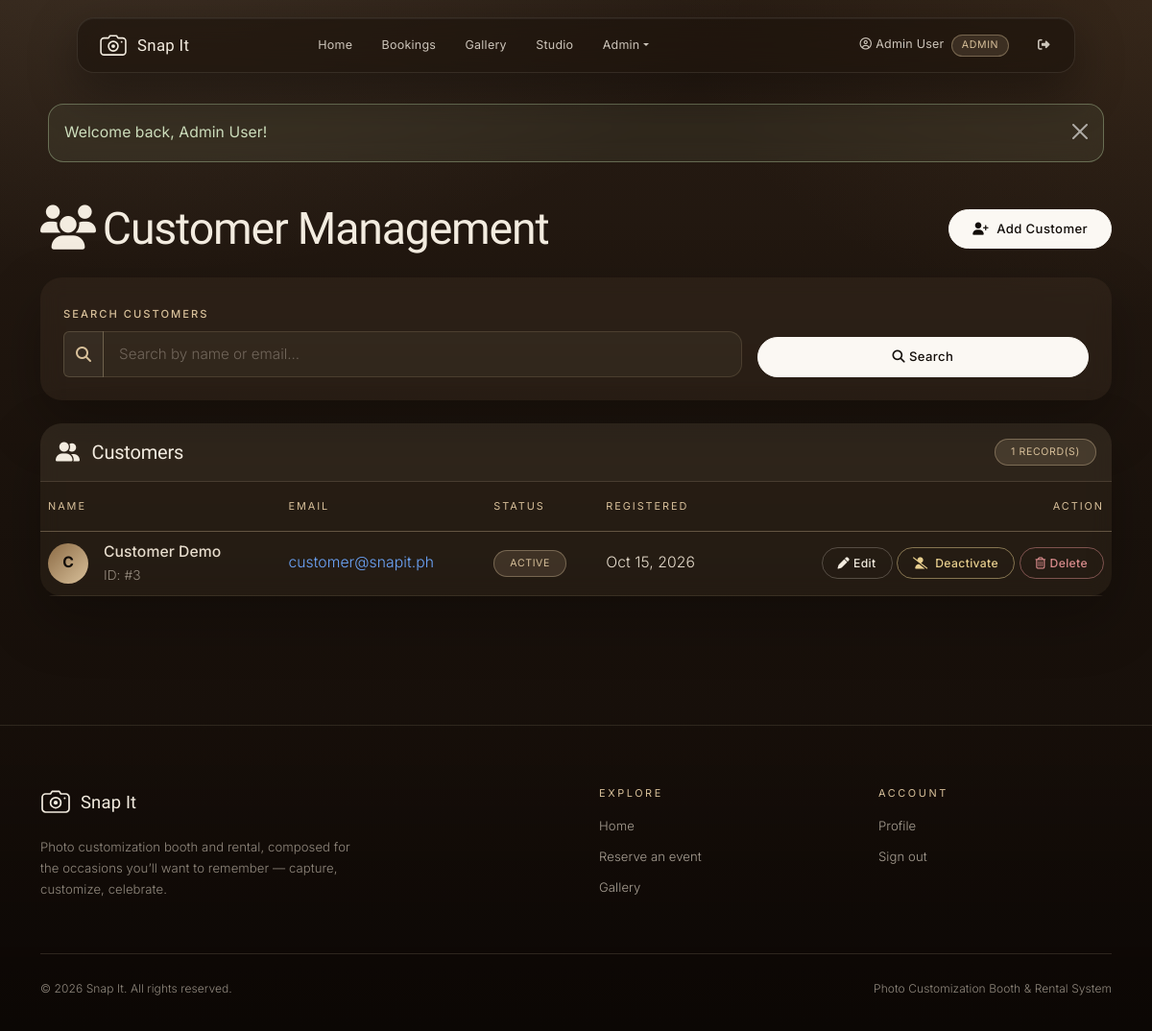
The page /admin/customers.php (signed in) on the database its author committed.
### tables this page shows
CREATE TABLE IF NOT EXISTS users (
    user_id INT PRIMARY KEY AUTO_INCREMENT,
    name VARCHAR(150) NOT NULL,
    email VARCHAR(150) NOT NULL UNIQUE,
    password VARCHAR(255) NOT NULL,
    role ENUM('customer','staff','admin') NOT NULL DEFAULT 'customer',
    status ENUM('active','inactive') NOT NULL DEFAULT 'active',
    avatar VARCHAR(255) NULL,
    created_at DATETIME NOT NULL DEFAULT CURRENT_TIMESTAMP
);

### includes/functions.php (called while the page is built, shortened)
<?php
function e($str) {
    return htmlspecialchars((string)$str, ENT_QUOTES, 'UTF-8');
}
function status_badge_class($status) {
    $map = [
        'pending' => 'bg-warning text-dark',
        'confirmed' => 'bg-info text-dark',
        'paid' => 'bg-success',
        'completed' => 'bg-secondary',
        'cancelled' => 'bg-danger',
        'active' => 'bg-primary',
        'inactive' => 'bg-secondary',
        'printed' => 'bg-success',
        'error' => 'bg-danger',
    ];
    return $map[strtolower($status)] ?? 'bg-secondary';
}
function format_date($dateStr, $withTime = false) {
    $ts = strtotime($dateStr);
    return date('M j, Y', $ts);
}
function site_base() {
    static $base = null;
    if ($base !== null) return $base;
    $script = str_replace('\\', '/', $_SERVER['SCRIPT_NAME'] ?? '/index.php');
    $root = realpath(dirname(__DIR__));
    $file = !empty($_SERVER['SCRIPT_FILENAME']) ? realpath($_SERVER['SCRIPT_FILENAME']) : false;
    if ($root && $file) {
        $root = str_replace('\\', '/', $root);
        $file = str_replace('\\', '/', $file);
        if (stripos($file, $root . '/') === 0) {
            $depth = substr_count(substr($file, strlen($root) + 1), '/');
            $parts = explode('/', $script);
            $parts = array_slice($parts, 0, max(0, count($parts) - 1 - $depth));
            return $base = rtrim(implode('/', $parts), '/');
        }
    }
    return $base = rtrim(dirname($script), '/');
}
function site_url($path = '') {
    $b = site_base();
    if ($path === '') return $b . '/';
    $path = ltrim($path, '/');
    return $b . '/' . $path;
}
function avatar_url($file) {
    $file = basename((string)$file);
    if ($file === '' || !preg_match('/^[A-Za-z0-9_\-]+\.(jpg|png|webp)$/', $file)) return null;
    return site_url('uploads/avatars/' . $file);
}

### admin/customers.php (the view, shortened to what this page needs)
<?php
require_once __DIR__ . '/../includes/functions.php';
require_once __DIR__ . '/../includes/config.php';
$search = $_GET['search'] ?? '';
$search_term = "%{$search}%";
if (!empty($search)) {
    $stmt = mysqli_prepare($conn, "
        SELECT user_id, name, email, status, avatar, created_at
        FROM users
        WHERE role = 'customer' AND (name LIKE ? OR email LIKE ?)
        ORDER BY created_at DESC
    ");
    mysqli_stmt_bind_param($stmt, 'ss', $search_term, $search_term);
} else {
    $stmt = mysqli_prepare($conn, "
        SELECT user_id, name, email, status, avatar, created_at
        FROM users
        WHERE role = 'customer'
        ORDER BY created_at DESC
    ");
}
mysqli_stmt_execute($stmt);
$customers = mysqli_stmt_get_result($stmt);
include __DIR__ . '/../includes/header.php';
include __DIR__ . '/../includes/alert.php';
?>
<section class="container py-4">
    <div class="d-flex justify-content-between align-items-center flex-wrap gap-2 mb-4">
        <h1 class="fw-bold mb-0">
            <i class="fa-solid fa-users me-2"></i>Customer Management
        </h1>
        <a href="<?= e(site_url('admin/customer_form.php')) ?>" class="btn btn-snapit fw-semibold">
            <i class="fa-solid fa-user-plus me-2"></i>Add Customer
        </a>
    </div>
    <div class="card border-0 shadow-sm mb-4">
        <div class="card-body p-4">
            <form method="GET" class="row g-3 align-items-end">
                <div class="col-md-8">
                    <label class="form-label fw-semibold">Search Customers</label>
                    <div class="input-group">
                        <span class="input-group-text bg-white">
                            <i class="fa-solid fa-magnifying-glass" style="color:var(--snapit-gold)"></i>
                        </span>
                        <input type="text" name="search" class="form-control"
                            placeholder="Search by name or email..."
                            value="<?= e($search) ?>">
                    </div>
                </div>
                <div class="col-md-4 d-flex gap-2">
                    <button type="submit" class="btn btn-snapit flex-grow-1">
                        <i class="fa-solid fa-search me-1"></i>Search
                    </button>
                </div>
            </form>
        </div>
    </div>
    <div class="card border-0 shadow-sm">
        <div class="card-header bg-white py-3">
            <div class="d-flex justify-content-between align-items-center">
                <h5 class="fw-bold mb-0">
                    <i class="fa-solid fa-user-group me-2"></i>
                    Customers
                </h5>
                <span class="badge badge-snapit px-3 py-2">
                    <?= e(mysqli_num_rows($customers)) ?> record(s)
                </span>
            </div>
        </div>
        <div class="card-body p-0">
            <div class="table-responsive">
                <table class="table table-hover mb-0 align-middle">
                    <thead>
                        <tr>
                            <th>Name</th>
                            <th>Email</th>
                            <th>Status</th>
                            <th>Registered</th>
                            <th class="text-end">Action</th>
                        </tr>
                    </thead>
                    <tbody>
                        <?php if (mysqli_num_rows($customers) > 0): ?>
                            <?php while ($c = mysqli_fetch_assoc($customers)): ?>
                                <tr>
                                    <td>
                                        <div class="d-flex align-items-center">
                                            <?php $av = avatar_url($c['avatar'] ?? null); ?>
                                            <?php if ($av): ?>
                                                <img src="<?= e($av) ?>" alt="" class="me-3" style="width:42px;height:42px;border-radius:50%;object-fit:cover">
                                            <?php else: ?>
                                                <div class="avatar-circle rounded-circle d-flex align-items-center justify-content-center me-3"
                                                     style="width:42px;height:42px;font-weight:700">
                                                    <?= e(strtoupper(substr($c['name'], 0, 1))) ?>
                                                </div>
                                            <?php endif; ?>
                                            <div>
                                                <div class="fw-bold"><?= e($c['name']) ?></div>
                                                <div class="small text-muted">ID: #<?= e((int)$c['user_id']) ?></div>
                                            </div>
                                        </div>
                                    </td>
                                    <td>
                                        <a href="mailto:<?= e($c['email']) ?>" class="text-decoration-none">
                                            <?= e($c['email']) ?>
                                        </a>
                                    </td>
                                    <td>
                                        <span class="badge rounded-pill px-3 py-2 <?= e(status_badge_class($c['status'])) ?>">
                                            <?= e(ucfirst($c['status'])) ?>
                                        </span>
                                    </td>
                                    <td><?= e(format_date($c['created_at'])) ?></td>
                                    <td class="text-end">
                                        <a href="<?= e(site_url('admin/customer_form.php?id=' . (int)$c['user_id'])) ?>" class="btn btn-sm btn-outline-light">
                                            <i class="fa-solid fa-pen me-1"></i>Edit
                                        </a>
                                        <form method="POST" class="d-inline"
                                              onsubmit="return confirm('Toggle customer status?');">
                                            <button type="submit"
                                                class="btn btn-sm <?= $c['status'] === 'active' ? 'btn-outline-warning' : 'btn-outline-success' ?>">
                                                <i class="fa-solid <?= $c['status'] === 'active' ? 'fa-user-slash' : 'fa-user-check' ?> me-1"></i>
                                                <?= $c['status'] === 'active' ? 'Deactivate' : 'Activate' ?>
                                            </button>
                                        </form>
                                        <form method="POST" action="<?= e(site_url('admin/customer_delete.php')) ?>" class="d-inline"
                                              onsubmit="return confirm('Permanently delete this customer account? This cannot be undone.');">
                                            <button type="submit" class="btn btn-sm btn-outline-danger">
                                                <i class="fa-regular fa-trash-can me-1"></i>Delete
                                            </button>
                                        </form>
                                    </td>
                                </tr>
                            <?php endwhile; ?>
                        <?php endif; ?>
                    </tbody>
                </table>
            </div>
        </div>
    </div>
</section>
<?php include __DIR__ . '/../includes/footer.php'; ?>

### rows shown on the page
users: name "C", name "Customer Demo", user_id "3", email "customer@snapit.ph", status "ACTIVE", created_at "Oct 15, 2026", shows "Deactivate"

### other values the page prints
$_SESSION['name'] "Admin User"
$_SESSION['role'] "ADMIN"
$flash['message'] "Welcome back, Admin User!"
mysqli_num_rows($customers) "1"
